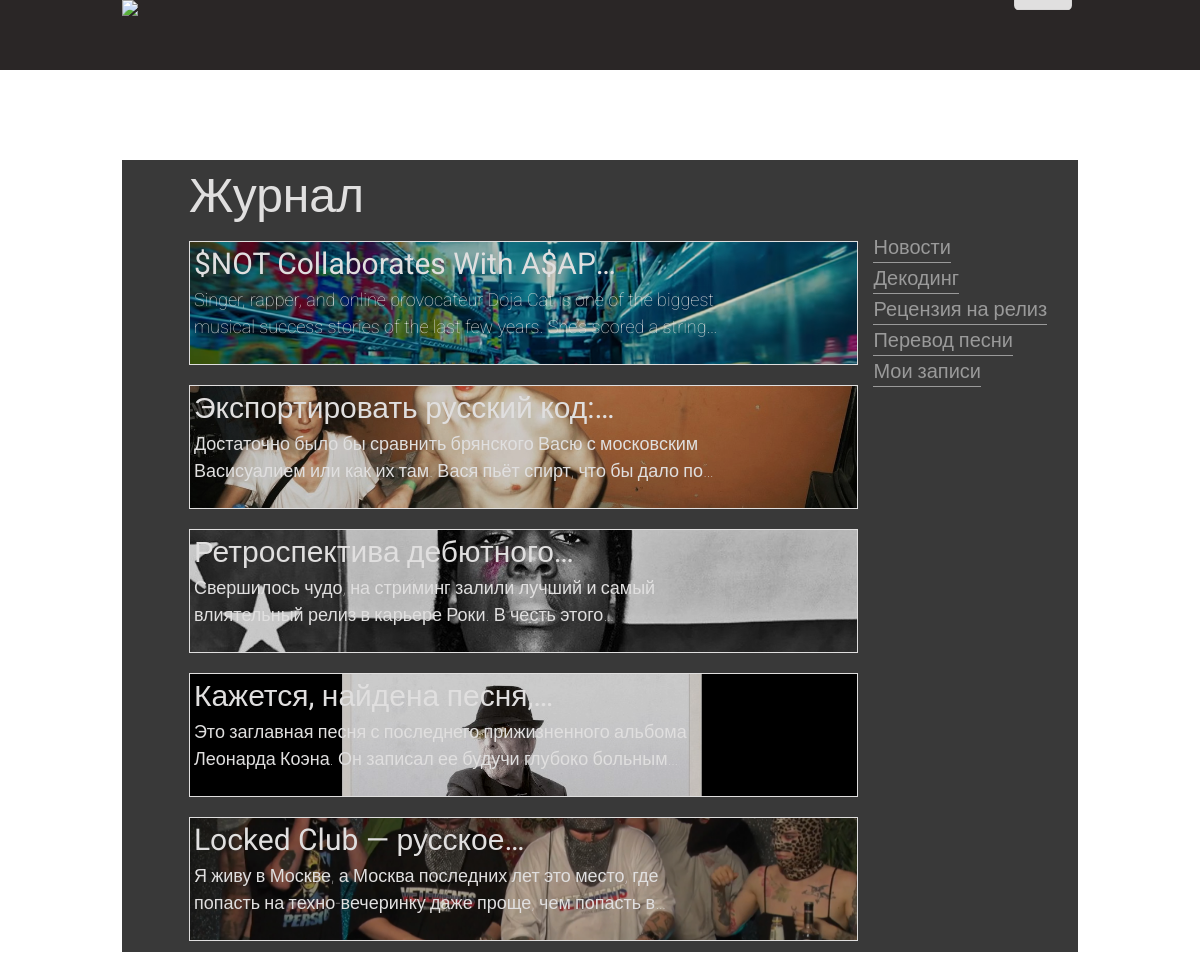
Page /magazine_list/ on the committed database.
### magazine/models.py (models this page shows, shortened)
class article(models.Model):
    title = models.CharField(max_length=100)
    text = models.TextField()
    photo = models.ImageField(upload_to='article/%Y/%m/%d')
    genre = models.ForeignKey(Genre_article, on_delete=models.SET_NULL, blank=True, null=True)
    name_user = models.ForeignKey(User, on_delete=models.CASCADE)
    share = models.CharField(max_length=50, default=''.join(random.choice(string.ascii_letters) for _ in range(50)))
    class Meat:
        verbose_name = 'Статьи'

### magazine/views.py (the view)
# urls.py: path('magazine_list/', list_magazine, name='magazine_list'),
def list_magazine(request):
    article_inf = article.objects.all()
    return render(request, 'magazine/article_list.html', {'article': article_inf})

### magazine/templates/magazine/article_list.html (shortened to what this page needs)
{% extends 'profile_user/base_index.html' %}
{% load static %}
        {% block content %}
            <h1>Журнал</h1>
            <div class="magazine_block">
                {% for inf in article %}
                <a href="{% url 'article_page' inf.share %}"><div class="magazine_news">
                    <img src="/media/{{inf.photo}}">
                    <div class="ten_magazine"></div>
                    <div class="text_block_magazine">
                        <h1>{{inf.title}}</h1>
                        <p>{{inf.text}}</p>
                    </div>
                </div></a>
                {% endfor %}
            </div>
            <div class="music_menu2">
                <ul>
                    <li><button class="music_but_menu">Новости</button></li>
                    <li><button class="music_but_menu">Декодинг</button></li>
                    <li><button class="music_but_menu">Рецензия на релиз</button></li>
                    <li><button class="music_but_menu">Перевод песни</button></li>
                    <li><button class="music_but_menu">Мои записи</button></li>
                </ul>
            </div>
        {% endblock %}

### profile_user/static/profile_user/css/assets.css (style rules this page uses)
*, *::before, *::after { box-sizing: border-box; }
body, h1, h2, h3, h4, p, ul[class], ol[class], li, figure, figcaption, blockquote, dl, dd { margin: 0; }
body { min-height: 100vh; scroll-behavior: smooth; text-rendering: optimizeSpeed; line-height: 1.5; background-image: url("../img/fon.png"); background-size: 100% auto; background-repeat:no-repeat; background-attachment: fixed; }
a:not([class]) { text-decoration-skip-ink: auto; }
img { max-width: 100%; display: block; }
input, button, textarea, select { font: inherit; }
.content h1 { display: inline-block; color: #E0DFDF; Font-family: "Roboto","Arial", sans-serif; font-style: normal; font-weight: normal; Font-size: 48px; width: 80%; position: relative; top: .5%; left: 7%; }
.track a, p { text-decoration: none; Font-family: "Roboto", "Arial", sans-serif; font-style: normal; Font-size: 18px; font-weight: 200; }
.magazine_block { width: 70%; min-width: 320px; height:720px; position: relative; left: 7%; float: left; padding-top: 1%; padding-bottom: 3%; overflow: auto; }
.magazine_block a { text-decoration: none; }
.magazine_news { width: 100%; height: 124px; background-color: #9A9A9A; position: relative; bottom: 3%; margin-top: 3%; }
.text_block_magazine { width: 80%; height: 100%; padding-left: 5px; position: relative; top: -200%; }
.text_block_magazine p { -webkit-line-clamp: 2; display: -webkit-box; -webkit-box-orient: vertical; overflow: hidden; font-family: "Roboto","Arial", sans-serif; font-style: normal; font-weight: 100; color: #E0DFDF; font-size: 18px; }
.text_block_magazine h1 { -webkit-line-clamp: 1; display: -webkit-box; -webkit-box-orient: vertical; overflow: hidden; position: relative; left: 0; top: 0; margin: 0; font-family: "Roboto","Arial", sans-serif; font-style: normal; font-size: 30px; color: #E0DFDF; }
.ten_magazine { border: 1px solid #E0DFDF; width: 100%; height: 124px; position: relative; top: -100%; background-color: rgba(0, 0, 0, 0.2); }
.magazine_news img { -webkit-transition: all 1s ease; -moz-transition: all 1s ease; -o-transition: all 1s ease; -ms-transition: all 1s ease; transition: all 1s ease; width: 100%; height: 100%; object-fit: cover; }
.music_menu2 { width: 23%; float: left; position: relative; left: 7%; }
.music_menu2 ul { padding: 0; margin: 0; position: relative; left: 7%; list-style: none; }
.music_menu2 button { margin: 0; padding: 0; border: 0; outline: none; background-color: transparent; border: none; color: #9A9A9A; Font-family: "Roboto", "Arial", sans-serif; font-style: normal; Font-size: 20px; font-weight: 300; border-bottom: 1px solid #9A9A9A; }

### rows in the picture
article: photo (picture), title "$NOT Collaborates With…", text "Singer, rapper, and online provocateur Doja Cat is one of the biggest musical success stories of the last few years. She’s scored a…"
article: photo (picture), title "Экспортировать русский…", text "Достаточно было бы сравнить брянского Васю с московским Васисуалием или как их там. Вася пьёт спирт, что бы дало…"
article: photo (picture), title "‍Ретроспектива…", text "Свершилось чудо, на стриминг залили лучший и самый влиятельный релиз в карьере Роки. В честь…"
article: photo (picture), title "Кажется, найдена…", text "Это заглавная песня с последнего прижизненного альбома Леонарда Коэна. Он записал ее будучи глубоко…"
article: photo (picture), title "‍Locked Club —…", text "Я живу в Москве, а Москва последних лет это место, где попасть на техно-вечеринку даже проще, чем попасть…"
